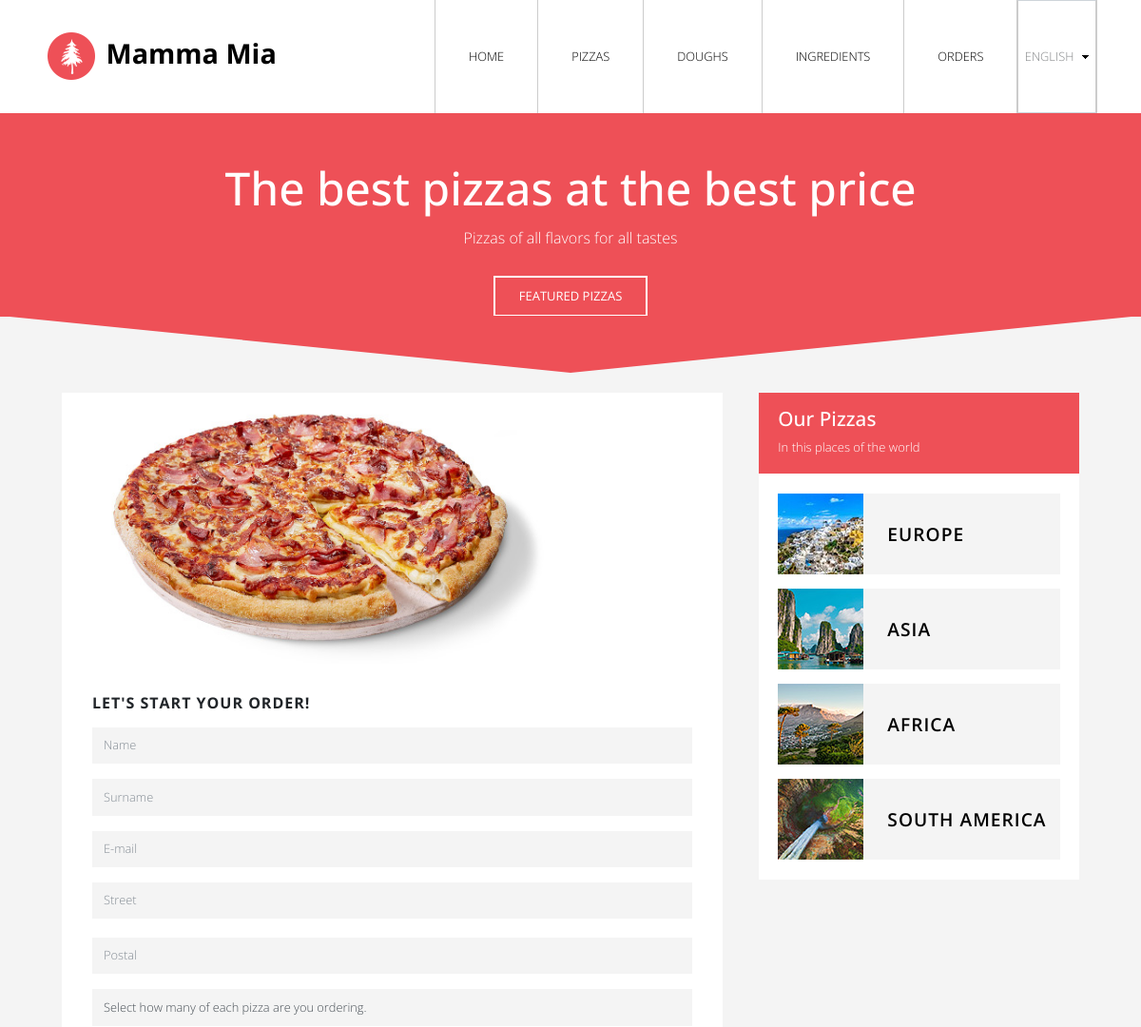
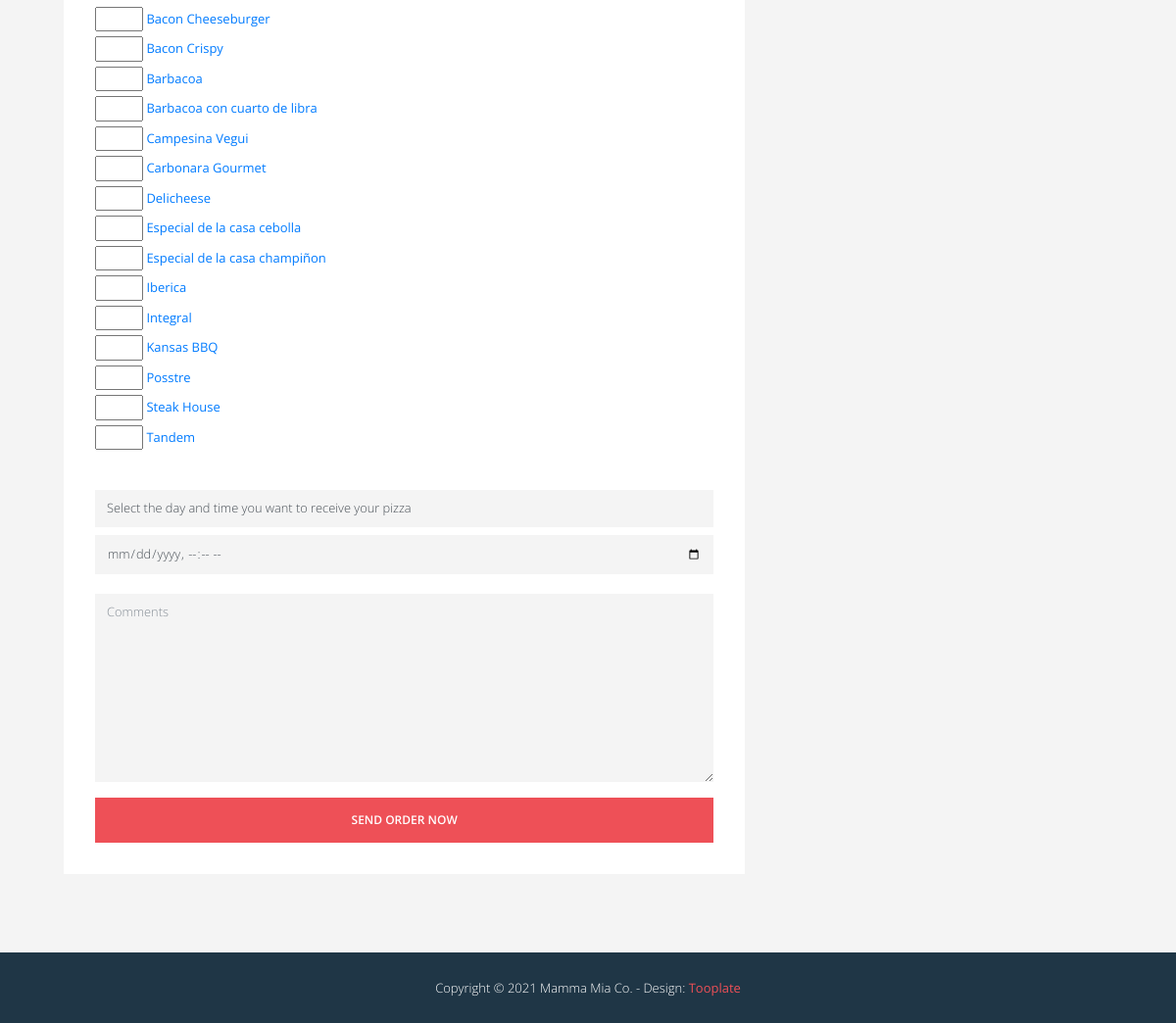
The page /en/mammamia/pedido on the database its author committed (2 pictures, top to bottom).
### mammamiaApp/models.py (models this page shows, shortened)
class Pizza(models.Model):
    nombre = models.CharField(_('name'),max_length=50)
    precio = models.DecimalField(_('price'),decimal_places=2, default=0, max_digits=5)
    masa = models.ForeignKey(Masa, on_delete=models.CASCADE)
    ingredientes = models.ManyToManyField(Ingrediente, related_name='pizzas')

### mammamiaApp/views.py (the view, shortened to what this page needs)
# urls.py: path('pedido', pedido, name='pedido'),
def pedido(request):
    lista_p = get_list_or_404(Pizza)
    context = {
        'lista_p': lista_p,
    }
    return render(request,'pedido.html',context)

### mammamiaApp/templates/pedido.html (shortened to what this page needs)
{% extends "base.html" %}
{% load static %}
{% load i18n %}
{% block tit_trian %}{% trans "The best pizzas at the best price" %}{% endblock %}
{% block subtit_trian %}{% trans "Pizzas of all flavors for all tastes" %}{% endblock %}
{% block content %}
<div class="tm-section tm-section-pad tm-bg-gray" id="tm-section-4">
  <div class="container">
    <div class="row">
      <div class="col-sm-12 col-md-12 col-lg-8 col-xl-8">
        <div class="tm-article-carousel">
          <article class="tm-bg-white mr-2 tm-carousel-item">
            <img src="{% static 'img/' %}pizza-baconcrispy.jpg"  class="img-fluid img-detalle-main" alt="Foto de pizza">
            <div class="tm-bg-white tm-p-4">
              <form method="post" class="contact-form">
              <div class="form-group">
                <h3 class="text-uppercase tm-article-title-2">{% trans "Let's Start your order!" %}</h3>
              </div>
                <div class="form-group">
                  <input type="text" id="contact_name" name="contact_name" class="form-control" placeholder={% trans "Name" %}  required="">
                </div>
                <div class="form-group">
                  <input type="text" id="contact_surname" name="contact_surname" class="form-control" placeholder={% trans "Surname" %} required="">
                </div>
                <div class="form-group">
                  <input type="text" id="contact_email" name="contact_email" class="form-control" placeholder={% trans "E-mail" %} required="">
                </div>
                <div class="form-group">
                  <input type="text" id="contact_street" name="contact_street" class="form-control" placeholder={% trans "Street" %}
                    required=""><br>
                  <input id="contact_pCode" name="contact_pCode" placeholder = {% trans "Postal code" %} type="number" class="form-control" max="99999">
                </div>
                <div class="form-group">
                  <label class="form-control">{% trans "Select how many of each pizza are you ordering." %}</label>
                  {% for pizza in lista_p|dictsort:"nombre" %}
                  <input type="number" id="q-{{pizza.nombre|lower|cut:" "}}" name="q-{{pizza.nombre|lower|cut:" "}}" min="1" max="25">
                  <label for="q-{{pizza.nombre|lower|cut:" "}}"> <a href="{% url 'detalle_pizza' pizza.id %}">{{pizza.nombre}}</a></label><br>
                  {% empty %}
                  <p>{% trans "No pizzas were found." %}</p>
                  {% endfor %}<br>
                </div>
                <div class="form-group">
                  <label for="hyt" class="form-control">{% trans "Select the day and time you want to receive your pizza" %}</label>
                  <input type="datetime-local" class="form-control" id="hyt" name="hyt" required=""> <br>
                  <textarea id="contact_message" name="contact_message" class="form-control" rows="9" placeholder={% trans "Comments" %} ></textarea>
                </div>
                <button type="submit" class="btn btn-primary tm-btn-primary" >{% trans "Send Order Now" %}</button>
              </form>
            </div>
          </article>
        </div>
      </div>
      <div class="col-sm-12 col-md-12 col-lg-4 col-xl-4 tm-recommended-container">
        <div class="tm-bg-white">
          <div class="tm-bg-primary tm-sidebar-pad">
            <h3 class="tm-color-white tm-sidebar-title">{% trans "Our Pizzas" %}</h3>
            <p class="tm-color-white tm-margin-b-0 tm-font-light">{% trans "In this places of the world" %}</p>
          </div>
          <div class="tm-sidebar-pad-2">
            <a href="#" class="media tm-media tm-recommended-item">
              <img src="{% static 'img/tn-img-01.jpg' %}" alt="Image">
              <div class="media-body tm-media-body tm-bg-gray">
                <h4 class="text-uppercase tm-font-semibold tm-sidebar-item-title">{% trans "Europe" %}</h4>
              </div>
            </a>
            <a href="#" class="media tm-media tm-recommended-item">
              <img src="{% static 'img/tn-img-02.jpg' %}" alt="Image">
              <div class="media-body tm-media-body tm-bg-gray">
                <h4 class="text-uppercase tm-font-semibold tm-sidebar-item-title">{% trans "Asia" %}</h4>
              </div>
            </a>
            <a href="#" class="media tm-media tm-recommended-item">
              <img src="{% static 'img/tn-img-03.jpg' %}" alt="Image">
              <div class="media-body tm-media-body tm-bg-gray">
                <h4 class="text-uppercase tm-font-semibold tm-sidebar-item-title">{% trans "Africa" %}</h4>
              </div>
            </a>
            <a href="#" class="media tm-media tm-recommended-item">
              <img src="{% static 'img/tn-img-04.jpg' %}" alt="Image">
              <div class="media-body tm-media-body tm-bg-gray">
                <h4 class="text-uppercase tm-font-semibold tm-sidebar-item-title">{% trans "South America" %}</h4>
              </div>
            </a>
          </div>
        </div>
      </div>
    </div>
  </div>
</div>
{% endblock %}

### mammamiaApp/static/css/tooplate-style.css (style rules this page uses)
body { font-family: 'Open Sans', Helvetica, Arial, sans-serif; font-size: 13px; font-weight: 400; overflow-x: hidden; }
a, button { transition: all 0.3s ease; }
.tm-margin-b-0 { margin-bottom: 0; }
.tm-p-4 { padding: 2rem!important; }
.tm-color-white { color: white; }
.tm-bg-primary { background: #ee5057; }
.tm-bg-gray { background: #F4F4F4; }
.tm-bg-white { background: white; }
.tm-section-pad { padding: 30px 50px; }
.tm-sidebar-pad { padding: 15px 20px; }
.tm-sidebar-pad-2 { padding: 21px 20px; }
.tm-font-light { font-weight: 300; }
.tm-font-semibold { font-weight: 600; }
p { color: #898989; line-height: 1.9; }
.tm-section { min-height: 515px; }
.tm-section-pad { padding-top: 80px; padding-bottom: 80px; }
.form-control { border-radius: 0; padding: 0.6rem 0.75rem; }
.btn-primary { background-color: #ee5057; border-color: #ee5057; border-radius: 0; cursor: pointer; font-size: 0.7rem; font-weight: 600; padding: 13px 30px; text-transform: uppercase; }
.tm-article-title-2 { font-size: 1rem; font-weight: 700; letter-spacing: 1px; }
.tm-btn-primary { display: block; width: 100%; text-align: center; margin-left: auto; margin-right: auto; font-size: 0.75rem; }
.tm-sidebar-title { font-size: 1.3rem; margin-bottom: 5px; }
.tm-sidebar-item-title { font-size: 1.2rem; letter-spacing: 1px; margin-bottom: 0; }
.tm-recommended-item .tm-bg-gray { transition: all 0.3s ease; }
.tm-recommended-item h4 { color: black; transition: all 0.3s ease; }
.tm-media { align-items: stretch; }
.tm-media, .tm-media-1 { margin-bottom: 15px; }
.tm-media:last-child, .tm-media-1:last-child { margin-bottom: 0; }
.tm-media-body, .tm-media-body-1 { display: -webkit-box; display: -webkit-flex; display: -ms-flexbox; display: flex; -webkit-box-align: center; -webkit-align-items: center; -ms-flex-align: center; align-items: center; padding-left: 25px; }
.contact-form .form-control { background-color: #F4F4F4; border: none; font-size: 0.8rem; font-weight: 300; }

### mammamiaApp/static/css/extraImg.css (style rules this page uses)
.img-detalle-main { width: 75%; }

### rows shown on the page
Pizza: nombre "Bacon Cheeseburger"
Pizza: nombre "Bacon Crispy"
Pizza: nombre "Barbacoa"
Pizza: nombre "Barbacoa con cuarto de libra"
Pizza: nombre "Campesina Vegui"
Pizza: nombre "Carbonara Gourmet"
Pizza: nombre "Delicheese"
Pizza: nombre "Especial de la casa cebolla"
Pizza: nombre "Especial de la casa champiñon"
Pizza: nombre "Iberica"
Pizza: nombre "Integral"
Pizza: nombre "Kansas BBQ"
Pizza: nombre "Posstre"
Pizza: nombre "Steak House"
Pizza: nombre "Tandem"

### other values the page prints
form field value "English"
